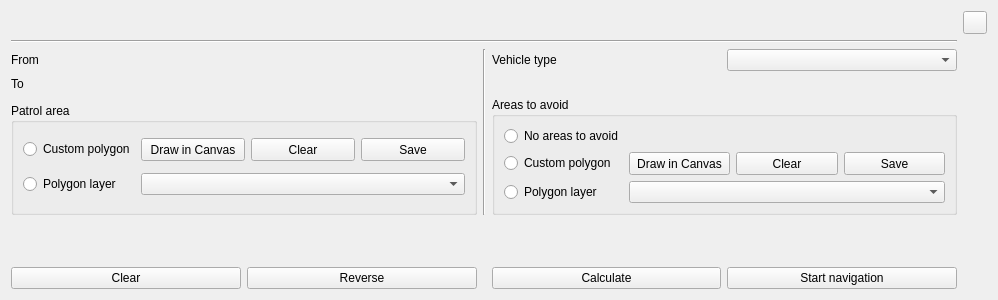
<?xml version="1.0" encoding="UTF-8"?>
<ui version="4.0">
 <class>KadasPluginManagerBase</class>
 <widget class="QWidget" name="PluginBottomBar">
  <property name="geometry">
   <rect>
    <x>0</x>
    <y>0</y>
    <width>998</width>
    <height>300</height>
   </rect>
  </property>
  <property name="sizePolicy">
   <sizepolicy hsizetype="Preferred" vsizetype="Preferred">
    <horstretch>0</horstretch>
    <verstretch>0</verstretch>
   </sizepolicy>
  </property>
  <property name="styleSheet">
   <string notr="true">QWidget#PluginBottomBar { background-color: orange; }</string>
  </property>
  <layout class="QGridLayout" name="gridLayout">
   <item row="2" column="2" rowspan="4">
    <widget class="Line" name="line_2">
     <property name="orientation">
      <enum>Qt::Vertical</enum>
     </property>
    </widget>
   </item>
   <item row="7" column="4">
    <widget class="QPushButton" name="btnNavigate">
     <property name="sizePolicy">
      <sizepolicy hsizetype="Minimum" vsizetype="Fixed">
       <horstretch>0</horstretch>
       <verstretch>0</verstretch>
      </sizepolicy>
     </property>
     <property name="minimumSize">
      <size>
       <width>214</width>
       <height>0</height>
      </size>
     </property>
     <property name="text">
      <string>Start navigation</string>
     </property>
    </widget>
   </item>
   <item row="5" column="0" colspan="2">
    <widget class="QGroupBox" name="groupBox_patrol">
     <property name="sizePolicy">
      <sizepolicy hsizetype="Preferred" vsizetype="MinimumExpanding">
       <horstretch>0</horstretch>
       <verstretch>0</verstretch>
      </sizepolicy>
     </property>
     <property name="title">
      <string>Patrol area</string>
     </property>
     <layout class="QGridLayout" name="gridLayout_4">
      <item row="3" column="0">
       <widget class="QRadioButton" name="radioPatrolAreaLayer">
        <property name="text">
         <string>Polygon layer</string>
        </property>
       </widget>
      </item>
      <item row="2" column="3">
       <widget class="QPushButton" name="btnPatrolAreaClear">
        <property name="sizePolicy">
         <sizepolicy hsizetype="Minimum" vsizetype="Minimum">
          <horstretch>0</horstretch>
          <verstretch>0</verstretch>
         </sizepolicy>
        </property>
        <property name="minimumSize">
         <size>
          <width>0</width>
          <height>23</height>
         </size>
        </property>
        <property name="text">
         <string>Clear</string>
        </property>
       </widget>
      </item>
      <item row="3" column="2" colspan="3">
       <widget class="QComboBox" name="comboPatrolAreaLayers">
        <property name="sizePolicy">
         <sizepolicy hsizetype="Preferred" vsizetype="Minimum">
          <horstretch>0</horstretch>
          <verstretch>0</verstretch>
         </sizepolicy>
        </property>
        <property name="minimumSize">
         <size>
          <width>0</width>
          <height>20</height>
         </size>
        </property>
       </widget>
      </item>
      <item row="2" column="0">
       <widget class="QRadioButton" name="radioPatrolAreaPolygon">
        <property name="text">
         <string>Custom polygon</string>
        </property>
       </widget>
      </item>
      <item row="2" column="2">
       <widget class="QPushButton" name="btnPatrolAreaCanvas">
        <property name="sizePolicy">
         <sizepolicy hsizetype="Minimum" vsizetype="Minimum">
          <horstretch>0</horstretch>
          <verstretch>0</verstretch>
         </sizepolicy>
        </property>
        <property name="minimumSize">
         <size>
          <width>0</width>
          <height>23</height>
         </size>
        </property>
        <property name="text">
         <string>Draw in Canvas</string>
        </property>
        <property name="checkable">
         <bool>true</bool>
        </property>
       </widget>
      </item>
      <item row="2" column="4">
       <widget class="QToolButton" name="btnPatrolAreaSave">
        <property name="sizePolicy">
         <sizepolicy hsizetype="Minimum" vsizetype="Minimum">
          <horstretch>0</horstretch>
          <verstretch>0</verstretch>
         </sizepolicy>
        </property>
        <property name="minimumSize">
         <size>
          <width>0</width>
          <height>23</height>
         </size>
        </property>
        <property name="text">
         <string>Save</string>
        </property>
       </widget>
      </item>
     </layout>
    </widget>
   </item>
   <item row="3" column="0">
    <widget class="QLabel" name="labelTo">
     <property name="text">
      <string>To</string>
     </property>
    </widget>
   </item>
   <item row="0" column="5">
    <widget class="QToolButton" name="btnClose">
     <property name="sizePolicy">
      <sizepolicy hsizetype="Maximum" vsizetype="Fixed">
       <horstretch>0</horstretch>
       <verstretch>0</verstretch>
      </sizepolicy>
     </property>
     <property name="text">
      <string/>
     </property>
     <property name="icon">
      <iconset theme="close">
       <normaloff>.</normaloff>.</iconset>
     </property>
    </widget>
   </item>
   <item row="2" column="3">
    <widget class="QLabel" name="label_2">
     <property name="text">
      <string>Vehicle type</string>
     </property>
    </widget>
   </item>
   <item row="2" column="4">
    <widget class="QComboBox" name="comboBoxVehicles"/>
   </item>
   <item row="2" column="0">
    <widget class="QLabel" name="labelFrom">
     <property name="text">
      <string>From</string>
     </property>
    </widget>
   </item>
   <item row="7" column="0" colspan="2">
    <widget class="QWidget" name="widgetButton" native="true">
     <layout class="QHBoxLayout" name="horizontalLayout_2">
      <property name="leftMargin">
       <number>0</number>
      </property>
      <property name="topMargin">
       <number>0</number>
      </property>
      <property name="rightMargin">
       <number>0</number>
      </property>
      <property name="bottomMargin">
       <number>0</number>
      </property>
      <item>
       <widget class="QPushButton" name="btnPointsClear">
        <property name="minimumSize">
         <size>
          <width>214</width>
          <height>0</height>
         </size>
        </property>
        <property name="text">
         <string>Clear</string>
        </property>
       </widget>
      </item>
      <item>
       <widget class="QPushButton" name="btnReverse">
        <property name="minimumSize">
         <size>
          <width>214</width>
          <height>0</height>
         </size>
        </property>
        <property name="text">
         <string>Reverse</string>
        </property>
       </widget>
      </item>
     </layout>
    </widget>
   </item>
   <item row="1" column="0" colspan="5">
    <widget class="Line" name="line">
     <property name="orientation">
      <enum>Qt::Horizontal</enum>
     </property>
    </widget>
   </item>
   <item row="7" column="3">
    <widget class="QPushButton" name="btnCalculate">
     <property name="sizePolicy">
      <sizepolicy hsizetype="Minimum" vsizetype="Fixed">
       <horstretch>0</horstretch>
       <verstretch>0</verstretch>
      </sizepolicy>
     </property>
     <property name="minimumSize">
      <size>
       <width>214</width>
       <height>0</height>
      </size>
     </property>
     <property name="text">
      <string>Calculate</string>
     </property>
    </widget>
   </item>
   <item row="4" column="3" rowspan="2" colspan="2">
    <widget class="QGroupBox" name="groupBox_avoid">
     <property name="sizePolicy">
      <sizepolicy hsizetype="Preferred" vsizetype="Minimum">
       <horstretch>0</horstretch>
       <verstretch>0</verstretch>
      </sizepolicy>
     </property>
     <property name="minimumSize">
      <size>
       <width>0</width>
       <height>105</height>
      </size>
     </property>
     <property name="title">
      <string>Areas to avoid</string>
     </property>
     <layout class="QGridLayout" name="gridLayout_3">
      <item row="1" column="1">
       <widget class="QPushButton" name="btnAreasToAvoidFromCanvas">
        <property name="sizePolicy">
         <sizepolicy hsizetype="Minimum" vsizetype="Minimum">
          <horstretch>0</horstretch>
          <verstretch>0</verstretch>
         </sizepolicy>
        </property>
        <property name="minimumSize">
         <size>
          <width>0</width>
          <height>23</height>
         </size>
        </property>
        <property name="text">
         <string>Draw in Canvas</string>
        </property>
        <property name="checkable">
         <bool>true</bool>
        </property>
       </widget>
      </item>
      <item row="1" column="2">
       <widget class="QPushButton" name="btnAreasToAvoidClear">
        <property name="sizePolicy">
         <sizepolicy hsizetype="Minimum" vsizetype="Minimum">
          <horstretch>0</horstretch>
          <verstretch>0</verstretch>
         </sizepolicy>
        </property>
        <property name="minimumSize">
         <size>
          <width>0</width>
          <height>23</height>
         </size>
        </property>
        <property name="text">
         <string>Clear</string>
        </property>
       </widget>
      </item>
      <item row="1" column="0">
       <widget class="QRadioButton" name="radioAreasToAvoidPolygon">
        <property name="text">
         <string>Custom polygon</string>
        </property>
       </widget>
      </item>
      <item row="0" column="0">
       <widget class="QRadioButton" name="radioAreasToAvoidNone">
        <property name="text">
         <string>No areas to avoid</string>
        </property>
       </widget>
      </item>
      <item row="2" column="0">
       <widget class="QRadioButton" name="radioAreasToAvoidLayer">
        <property name="text">
         <string>Polygon layer</string>
        </property>
       </widget>
      </item>
      <item row="2" column="1" colspan="3">
       <widget class="QComboBox" name="comboAreasToAvoidLayers">
        <property name="sizePolicy">
         <sizepolicy hsizetype="Preferred" vsizetype="Minimum">
          <horstretch>0</horstretch>
          <verstretch>0</verstretch>
         </sizepolicy>
        </property>
        <property name="minimumSize">
         <size>
          <width>0</width>
          <height>20</height>
         </size>
        </property>
       </widget>
      </item>
      <item row="1" column="3">
       <widget class="QToolButton" name="btnAreasToAvoidSave">
        <property name="sizePolicy">
         <sizepolicy hsizetype="Minimum" vsizetype="Minimum">
          <horstretch>0</horstretch>
          <verstretch>0</verstretch>
         </sizepolicy>
        </property>
        <property name="minimumSize">
         <size>
          <width>0</width>
          <height>23</height>
         </size>
        </property>
        <property name="text">
         <string>Save</string>
        </property>
       </widget>
      </item>
     </layout>
    </widget>
   </item>
   <item row="6" column="0">
    <spacer name="verticalSpacer">
     <property name="orientation">
      <enum>Qt::Vertical</enum>
     </property>
     <property name="sizeHint" stdset="0">
      <size>
       <width>20</width>
       <height>40</height>
      </size>
     </property>
    </spacer>
   </item>
  </layout>
 </widget>
 <resources/>
 <connections/>
</ui>
